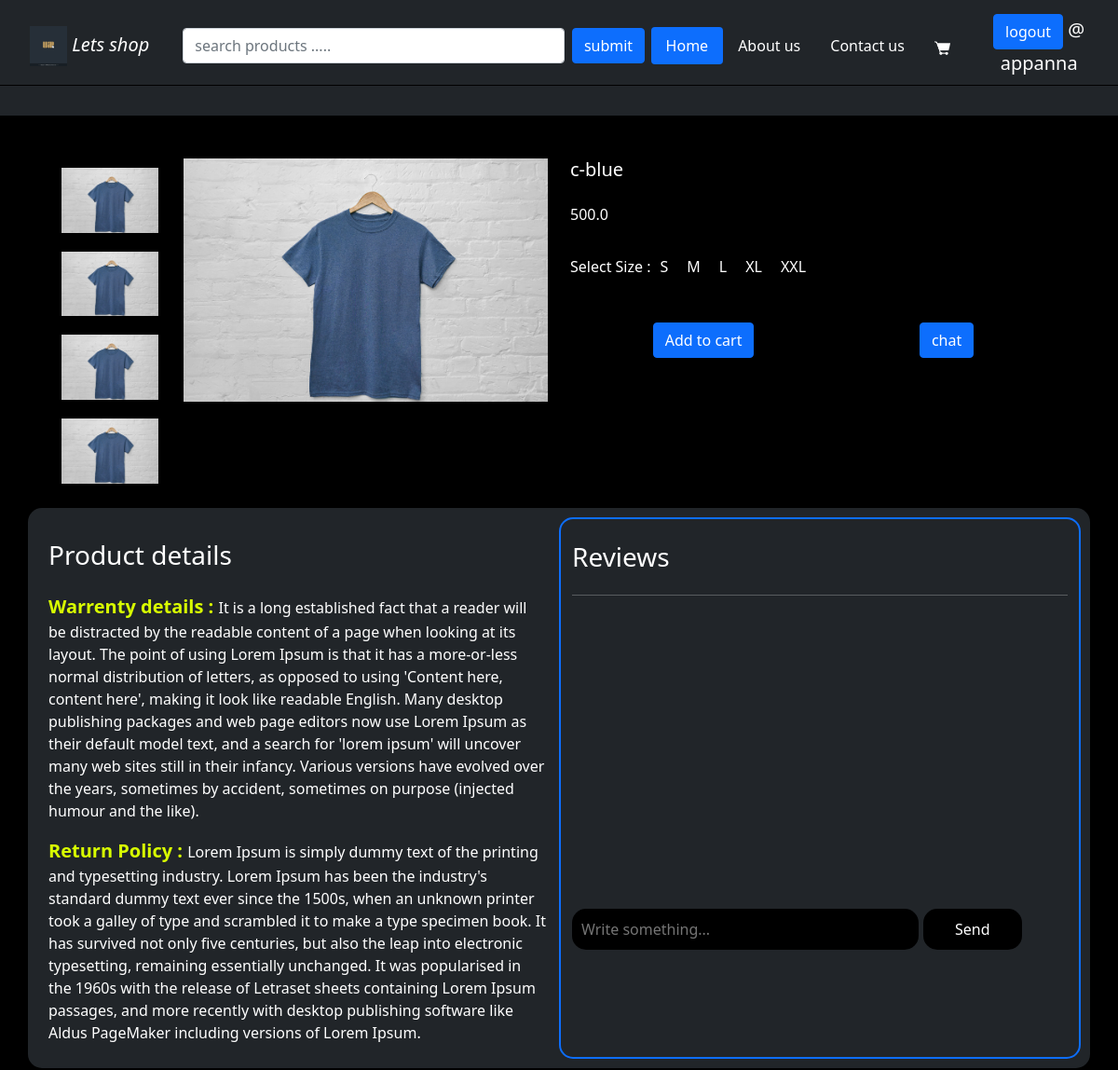
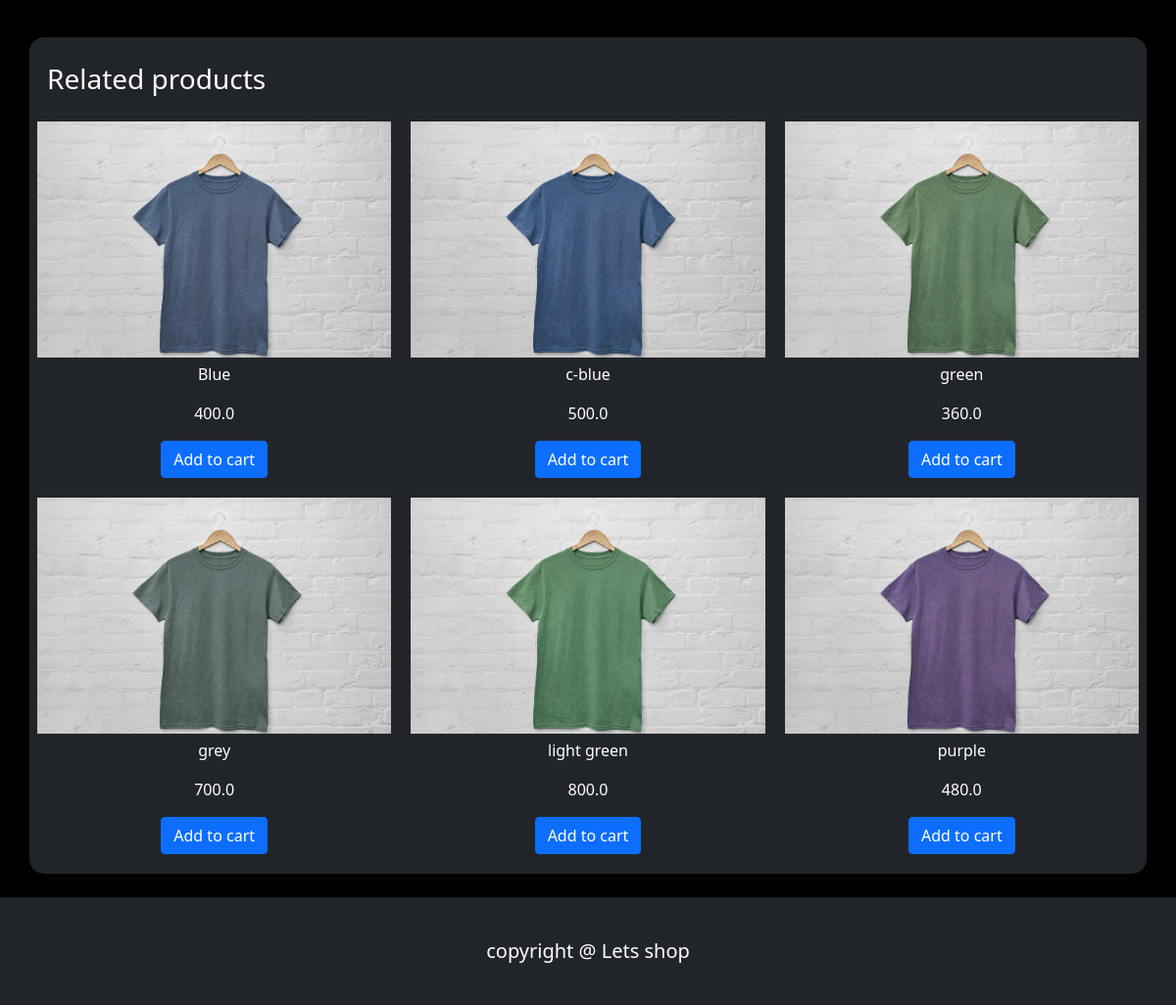
Page /products-4 (signed in) on the committed database (2 pictures, top to bottom).
### store/models.py (models this page shows, shortened)
class Product(models.Model):
    category = models.ForeignKey(
        Category, on_delete=models.SET_NULL, null=True, blank=True)
    name = models.CharField(max_length=200, null=True)
    price = models.FloatField()
    product_cat = models.CharField(max_length=200, null=True, blank=True)
    image = models.ImageField(null=True, blank=True)

### store/views.py (the view)
# urls.py: path('products-<str:pk>', views.product, name='products'),
@login_required(login_url='login')
def product(request, pk):
    product = Product.objects.get(id=pk)
    reviews = product.reviews_set.all()
    products = Product.objects.filter()[0:6]
    print(request.POST.get('body'))
    if request.POST.get('body') == '':
        pass
    else:
        if request.method == 'POST':
            reviews = Reviews.objects.create(
                product=product,
                user=request.user,
                body=request.POST.get('body')
            )
            return redirect('products', pk=product.id)
    context = {'product': product, 'products': products, 'reviews': reviews}
    return render(request, 'store/products.html', context)

### store/templates/store/products.html (shortened to what this page needs)
{% extends 'main.html' %}
{% load static %}
{% block content %}
<main class="container row main">
        <div class="col-md-6 col-sm-6 product-page">
            <div class="d-flex flex-column sub-image">
                <img src="{{product.image.url}}" alt="product" />
                <img src="{{product.image.url}}" alt="product" />
                <img src="{{product.image.url}}" alt="product" />
                <img src="{{product.image.url}}" alt="product" />
            </div>
        <div>
            <img src="{{product.image.url}}" alt="product" />
        </div>
        </div>
        <div class="col-md-6 col-sm-6 d-flex flex-column product-details">
            <h3>{{product.name}}</h3>
            <p > {{product.price}}</p>
            <form class="d-flex" method="GET" action="" >
                <label for="i"> Select Size : </label>
                <p>S</p>
                <p>M</p>
                <p>L</p>
                <p>XL</p>
                <p>XXL</p>
            </form>
            <div class="d-flex mt-5 justify-content-around">
                <button class="btn btn-primary">Add to cart</button>
                <button class="btn btn-primary chat-btn">chat</button>
            </div>
        </div>
    </main>
    <section class="container chat row my-3 m-auto bg-dark">
        <div class="col-md-6">
            <h3 class="my-4">Product details</h3>
        <div class="Product-details-section">
            <p>
                <span>Warrenty details : </span>
                It is a long established fact that a reader will be distracted by the readable content of a page when looking at its layout. The point of using Lorem Ipsum is that it has a more-or-less normal distribution of letters, as opposed to using 'Content here, content here', making it look like readable English. Many desktop publishing packages and web page editors now use Lorem Ipsum as their default model text, and a search for 'lorem ipsum' will uncover many web sites still in their infancy. Various versions have evolved over the years, sometimes by accident, sometimes on purpose (injected humour and the like).
            </p>
            <p>
                <span>Return Policy : </span>
                Lorem Ipsum is simply dummy text of the printing and typesetting industry. Lorem Ipsum has been the industry's standard dummy text ever since the 1500s, when an unknown printer took a galley of type and scrambled it to make a type specimen book. It has survived not only five centuries, but also the leap into electronic typesetting, remaining essentially unchanged. It was popularised in the 1960s with the release of Letraset sheets containing Lorem Ipsum passages, and more recently with desktop publishing software like Aldus PageMaker including versions of Lorem Ipsum.
            </p>
        </div>
        </div>
        <div class="col-md-6 border-primary" id="review">
            <h3 class="my-4">Reviews</h3>
            <hr>
        <div class="chat-section">
        </div>
            <form method="POST" action="">
                <input class="chat-form1" type="text" name="body" value="" placeholder="Write something..."/>
                <input class="chat-form2" type="submit" value="Send" />
            </form>
        </div>
    </section>
    <section class="related-products container m-auto my-4 bg-dark">
        <h3 class="my-3 mx-2">Related products</h3>
        <div class="row product-section">
            {% for p in products%}
            <div class="col-md-4 col-sm-6 d-flex flex-column">
                <a href="{% url 'products' p.id %}" target="">
                <img src="{{p.image.url}}" alt="product" />
                <p>{{p.name}}</p>
                <p>{{p.price}}</p>
                </a>
                <button class="btn btn-primary" type="button"><a href="{% url 'cart' %}">Add to cart</a></button>
            </div>
            {% endfor %}
    </section>
</div>
{% endblock %}

### templates/nav.html (shortened to what this page needs)
{% load static %}
<header class="navbar fixed-top navbar-expand-md navbar-dark bg-dark flex-column mb-5">
    <div class="container-fluid c1">
        <a class="navbar-brand logo" href="{% url 'home' %}">
            <img src="{% static 'images/header/logo.jpg' %}" style="width:40px;"" alt="logo" href="#"/>
            <i>Lets shop</i>
        </a>
        <div class="collapse navbar-collapse justify-content-around" id="theheader">
            <form class="d-flex col-lg-6 col-sm-6" method="POST" action="{% url 'home' %}">
                <input class="form-control me-2" type="text" name="q" value="" placeholder="search products ....."/>
                <input class="btn btn-primary" type="submit" value="submit"  />
            </form>
            <ul class="nav nav-pills justify-content-center" id="headernav">
                <li class="nav-item">
                    <a class="nav-link active" data-toggle='pill' href="{% url 'home' %}">Home</a>
                </li>
                <li class="nav-item">
                    <a class="nav-link"  data-toggle='pill' href="{% url 'aboutus' %}">About us</a>
                </li>
                <li class="nav-item">
                    <a class="nav-link"  data-toggle='pill' href="{% url 'contact' %}">Contact us</a>
                </li>
                <li class="nav-item" id="cart-image">
                    <a class="nav-link" href="{% url 'cart' %}">
                        <img src="{% static 'images/header/cart.png'  %}" alt="cart-icon">
                    </a>
                </li>
            </ul>
            {% if request.user.is_authenticated %}
            <div class="login">
                <a class="btn btn-primary" href="{% url 'logout' %}">logout</a>
                <span>@ {{request.user}}</span>
            </div>
            {% else %}
            <div class="login">
                <a class="btn btn-primary" href="{% url 'login' %}">Login</a>
            </div>
            {% endif %}
        </div>
    </div>
</header>

### static/css/style.css (style rules this page uses)
body { background-color: black; color: white; }
.main { margin: auto; margin-top: 170px; }
.nav li a { color: white; }
.logo { padding: 20px; }
.login { text-align: center; color: white; font-size: 20px; }
.c1 { border-bottom: 1px solid black; }
main h3 { text-align: center; color: white; font-size: 20px; }
.product-section div { padding: 10px; }
.product-section div a { text-decoration: none; color: white; }
.product-section div img { width: 100%; }
.product-section div p { text-align: center; margin-top: 5px; }
.product-section div button { margin: auto; }
.chat { border-radius: 15px; padding: 10px; }
.chat span { font-size: 12px; }
.chat form input { margin: 20px 0px; }
.chat form .chat-form1 { width: 70%; background-color: black; outline: none; padding: 10px; border-radius: 15px; border: none; color: white; }
.chat form .chat-form2 { width: 20%; background-color: black; outline: none; margin: auto; padding: 10px; border-radius: 15px; border: none; color: white; }
.chat-section { overflow-y: scroll; height: 300px; }
.related-products { border-radius: 15px; padding: 10px; }
.product-page { display: -ms-grid; display: grid; -webkit-box-orient: vertical; -webkit-box-direction: normal; -ms-flex-direction: column; flex-direction: column; -ms-grid-columns: 1fr 3fr; grid-template-columns: 1fr 3fr; }
.product-page img { width: 100%; }
.product-page .sub-image img { width: 80%; margin: 10px 0px; }
.product-details h3 { text-align: left; }
.product-details p { margin-top: 1rem; }
.product-details form { margin-top: 1rem; -webkit-box-align: center; -ms-flex-align: center; align-items: center; }
.product-details form p { margin: 0px 10px; }
.Product-details-section span { font-size: 20px; font-weight: 700; color: #d9ff00; }
#review { border: 2px solid; border-radius: 15px; }
.nav { -webkit-box-align: center; -ms-flex-align: center; align-items: center; }
.nav .nav-item img { width: 100%; }
.nav #cart-image { width: 14%; position: relative; }

### rows in the picture
Product: image (picture), name "c-blue", price "500.0"
Product: image (picture), name "Blue", price "400.0"
Product: image (picture), name "green", price "360.0"
Product: image (picture), name "grey", price "700.0"
Product: image (picture), name "light green", price "800.0"
Product: image (picture), name "purple", price "480.0"

### other values in the picture
{{ request.user }} "appanna"
